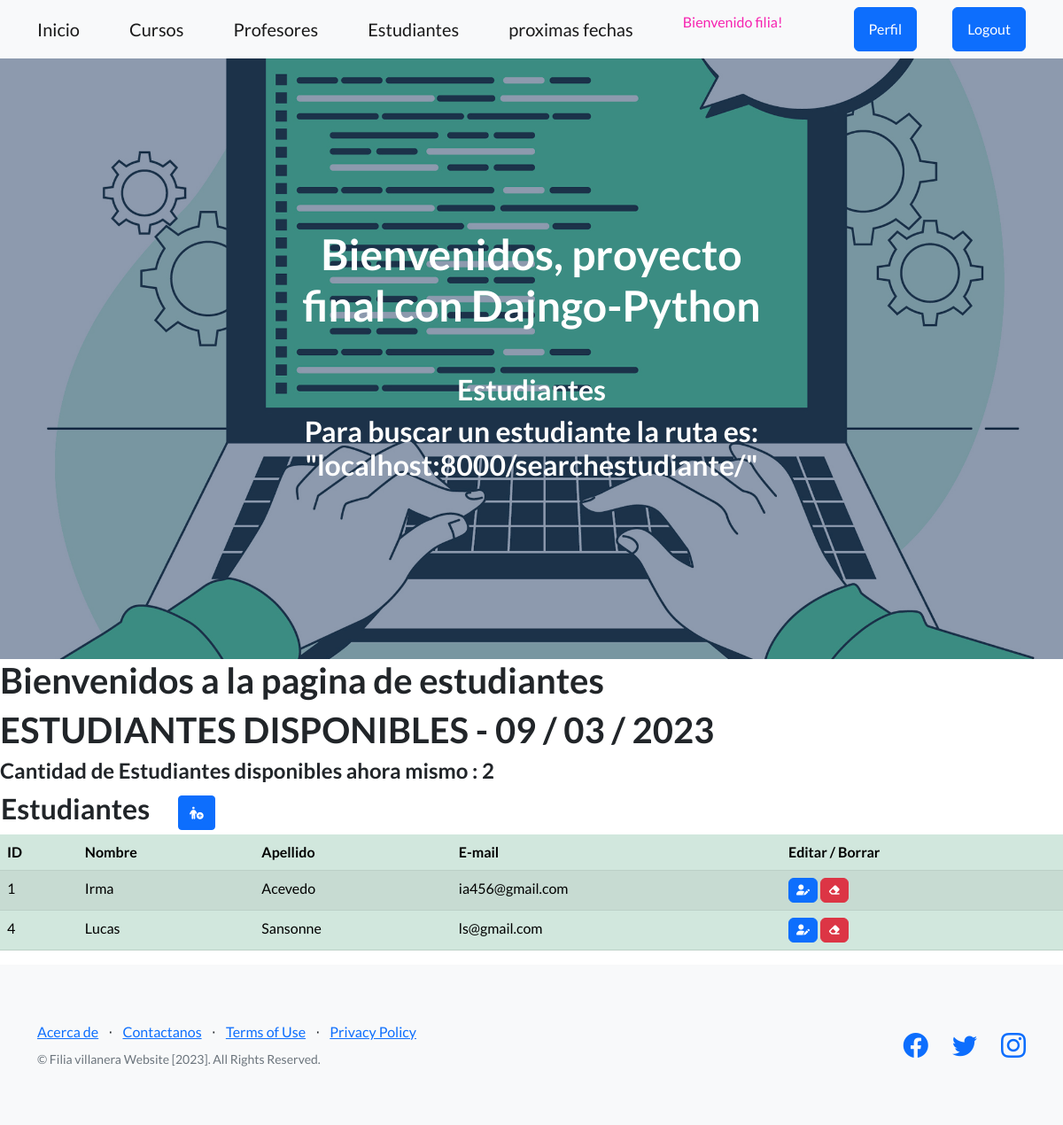
The app's page /estudiantes/ (signed in) with its own data.
### app1/models.py (models this page shows, shortened)
class Estudiante (models.Model):
    nombre = models.CharField(max_length=50)
    apellido = models.CharField(max_length=50)
    email = models.EmailField()

### app1/views.py (the view)
# urls.py: path('estudiantes/', estudiantes, name="estudiantes" ),
@login_required
def estudiantes (request):
    contexto = {"estudiantes": Estudiante.objects.all(), 'titulo': 'Estudiantes disponibles'}
    return render(request, "aplicacion/estudiantes.html", contexto)

### app1/templates/aplicacion/estudiantes.html
{% extends 'aplicacion/base.html' %}
{% load static %}
{% block encabezado %}
    Estudiantes
    <h2>Para buscar un estudiante la ruta es: "localhost:8000/searchestudiante/"</h2>
{% endblock encabezado %}
{% block contenido %}
<h1> Bienvenidos a la pagina de estudiantes </h1>
<h1> {{ titulo|upper }} - {% now 'm / d / Y' %} </h1>
<h4>Cantidad de Estudiantes disponibles ahora mismo : {{estudiantes|length}}</h4>
<table>
    <tr>
        <td width="200"><h2>Estudiantes</h2></td>
        <td>
            <a
            href="{% url 'build_estudiante'  %}"
            class="btn btn-primary btn-sm"
            ><i class="fa-solid fa-person-circle-plus"></i>
            </a>
        </td>
    </tr>
</table>
<table class="table table-success table-striped">
    <thead>
        <tr>
            <th>ID</th>
            <th>Nombre</th>
            <th>Apellido</th>
            <th>E-mail</th>
            <th>Editar / Borrar</th>
        </tr>
    </thead>
    <tbody>
{% for e in estudiantes  %}
        <tr>
            <td>{{ e.id  }}</td>
            <td>{{ e.nombre }}</td>
            <td>{{ e.apellido }}</td>
            <td>{{ e.email }}</td>
            <td>
                <a
                  href="{% url 'upd_estudiante' e.id   %}"
                  class="btn btn-primary"
                  style="--bs-btn-padding-y: .25rem; --bs-btn-padding-x: .5rem; --bs-btn-font-size: .75rem;"
                  ><i class="fa-solid fa-user-pen"></i>
                </a>
                <a
                  href="{% url 'del_estudiante' e.id %}"
                  class="btn btn-danger"
                  style="--bs-btn-padding-y: .25rem; --bs-btn-padding-x: .5rem; --bs-btn-font-size: .75rem;"
                  ><i class="fa-solid fa-eraser"></i>
                </a>
              </td>
        </tr>
{% endfor %}
    </tbody>
</table>
{% endblock contenido %}

### app1/templates/aplicacion/base.html (shortened to what this page needs)
<!DOCTYPE html>
<html lang="en">
    <head>
        {% load static %}
        <link href="https://cdn.jsdelivr.net/npm/bootstrap-icons@1.5.0/font/bootstrap-icons.css" rel="stylesheet" type="text/css" />
        <link href="{% static 'aplicacion/css/styles.css' %}" rel="stylesheet" />
        <link rel="stylesheet" href="https://cdnjs.cloudflare.com/ajax/libs/font-awesome/6.4.0/css/all.min.css">
    </head>
    <body>
        <nav class="navbar navbar-light bg-light static-top">
            <div class="container">
                <a class="navbar-brand" href="{% url 'home' %}">Inicio</a>
                {% if user.is_authenticated %}
                    <a class="navbar-brand" href="{% url 'cursos' %}">Cursos</a>
                    <a class="navbar-brand" href="{% url 'profesores' %}">Profesores</a>
                    <a class="navbar-brand" href="{% url 'estudiantes' %}">Estudiantes</a>
                    <a class="navbar-brand" href="{% url 'fechas_proximas' %}">proximas fechas</a>
                    <p style="color:rgb(246, 35, 176)">Bienvenido {{user.username}}!</p>
                    <a class="btn btn-primary" href="{% url 'editarperfil' %}">Perfil</a>
                    <a class="btn btn-primary" href="{% url 'logout' %}">Logout</a>
                {% else %}
                    <a class="btn btn-success" href="{% url 'registro'    %}">Registro</a>
                    <a class="btn btn-primary" href="{% url 'login' %}">Login</a>
                {% endif %}
            </div>
        </nav>
        <header class="masthead">
            <div class="container position-relative">
                <div class="row justify-content-center">
                    <div class="col-xl-6">
                        <div class="text-center text-white">
                            <h1 class="mb-5">Bienvenidos, proyecto final con Dajngo-Python</h1>
                            <h2>
                            {% block encabezado %}
                            {% endblock encabezado %}
                                </h2>
                        </div>
                    </div>
                </div>
            </div>
        </header>
        {% block contenido %}
        {% endblock contenido %}
        <footer class="footer bg-light">
            <div class="container">
                <div class="row">
                    <div class="col-lg-6 h-100 text-center text-lg-start my-auto">
                        <ul class="list-inline mb-2">
                            <li class="list-inline-item"><a href="#!">Acerca de</a></li>
                            <li class="list-inline-item">⋅</li>
                            <li class="list-inline-item"><a href="#!">Contactanos</a></li>
                            <li class="list-inline-item">⋅</li>
                            <li class="list-inline-item"><a href="#!">Terms of Use</a></li>
                            <li class="list-inline-item">⋅</li>
                            <li class="list-inline-item"><a href="#!">Privacy Policy</a></li>
                        </ul>
                        <p class="text-muted small mb-4 mb-lg-0">&copy; Filia villanera Website [2023]. All Rights Reserved.</p>
                    </div>
                    <div class="col-lg-6 h-100 text-center text-lg-end my-auto">
                        <ul class="list-inline mb-0">
                            <li class="list-inline-item me-4">
                                <a href="#!"><i class="bi-facebook fs-3"></i></a>
                            </li>
                            <li class="list-inline-item me-4">
                                <a href="#!"><i class="bi-twitter fs-3"></i></a>
                            </li>
                            <li class="list-inline-item">
                                <a href="#!"><i class="bi-instagram fs-3"></i></a>
                            </li>
                        </ul>
                    </div>
                </div>
            </div>
        </footer>
    </body>
</html>

### records on screen
Estudiante: id "1", nombre "Irma", apellido "Acevedo", email "ia456@gmail.com"
Estudiante: id "4", nombre "Lucas", apellido "Sansonne", email "ls@gmail.com"

### other values on screen
{{ user.username }} "filia"
{{ titulo|upper }} "ESTUDIANTES DISPONIBLES"
{{ estudiantes|length }} "2"
